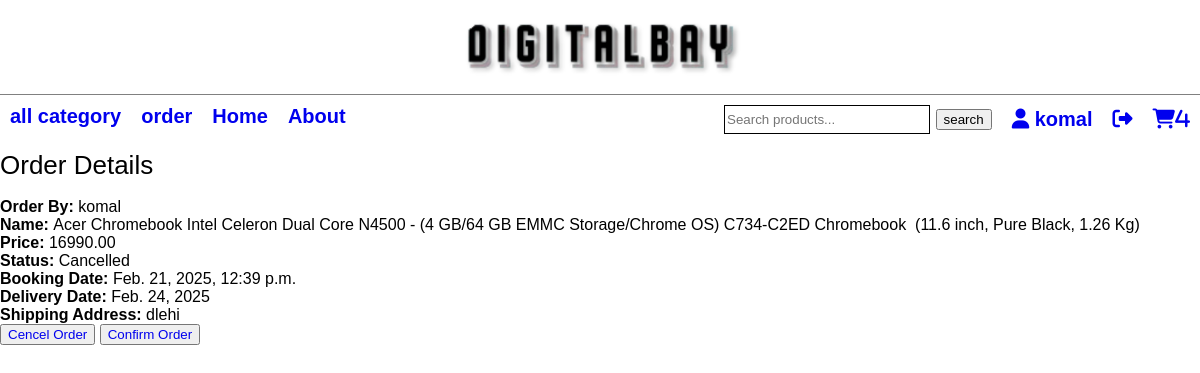
The page /order_detail/1/ (signed in) on the database its author committed.
### app/models.py (models this page shows)
class Order(models.Model):
    STATUS = [
    ('pending', 'pending'),
    ('confirmed', 'confirmed'),
    ('cancelled', 'cancelled'),
    ]
    user = models.ForeignKey(User, on_delete=models.CASCADE)
    product = models.CharField(max_length=50)
    price = models.DecimalField(max_digits=10, decimal_places=2)
    quantity = models.IntegerField()
    booking_date = models.DateTimeField(auto_now_add=True)
    delivery_date = models.DateField(default=get_delivery_date)
    status = models.CharField(max_length=10, choices=STATUS, default='Cancelled')
    shipping_address = models.TextField()

### app/views.py (the view)
# urls.py: path('order_detail/<int:id>/',order_detail),
@login_required(login_url='/userlogin')
def order_detail(request,id):
    try:
        profile = Profile.objects.get(user=request.user)
        if Profile.is_vendor:
            order = Order.objects.get(id=id)
    except Profile.DoesNotExist:
        return HttpResponseRedirect('/')
    return render(request, 'order_detail.html', {'order':order})

### app/context_processors.py (called while the page is built)
def cart_count(request):
    if request.user.is_authenticated:
        return {'cart_items_count': Cart.objects.filter(user=request.user).count()}
    return {'cart_items_count': 0}

### Template/order_detail.html (shortened to what this page needs)
{% include 'navbar.html' %}
{% load static %}
<!DOCTYPE html>
<html lang="en">
<head>
    <link rel="stylesheet" href="{% static 'home.css' %}">
</head>
<body>
    <div class="nav-margin">
        <h1>Order Details </h1>
        <div>
            <strong>Order By: </strong> {{ order.user }} <br>
            <strong>Name: </strong> {{ order.product }} <br>
            <strong>Price:</strong> {{ order.price }} <br>
            <strong>Status: </strong> {{ order.status }} <br>
            <strong>Booking Date: </strong> {{ order.booking_date }} <br>
            <strong>Delivery Date: </strong> {{ order.delivery_date }} <br>
            <strong>Shipping Address: </strong> {{ order.shipping_address }} <br>
            {% if user.profile.is_vendor == 0  %}
                <button><a href="/cancel_order/{{order.id}}">Cencel Order</a></button>
                <button><a href="/confirm_order/{{order.id}}">Confirm Order</a></button>
                {% endif %}
        </div>
    </div>
</body>
</html>

### Template/navbar.html (shortened to what this page needs)
{% load static %}
<!DOCTYPE html>
<html lang="en">
<head>
    <link rel="stylesheet" href="{% static 'home.css'%}">
    <link rel="stylesheet" href="https://cdnjs.cloudflare.com/ajax/libs/font-awesome/6.7.2/css/all.min.css" />
</head>
<body>
    <div class="nav-bar">
        <div class="t-nav">
            <div class="t-logo">
                <a href="/"><img src="{% static 'images/slogo.png' %}" /></a>
            </div>
        </div>
        <div class="b-nav flex justify-between">
            <div class="left-nav flex gap">
                <div class="l-item">
                    <a href="/">all category</a>
                </div>
                <div class="l-item">
                    <a href="/order_history/">order</a>
                </div>
                <div class="l-item">
                    <a href="/">Home</a>
                </div>
                <div class="l-item">
                    <a href="/">About</a>
                </div>
            </div>
            <div class="right-nav flex gap">
                <div class="r-item">
                    <form method="GET" action="/search">
                        <input class="search-bar" type="text" name="search" placeholder="Search products...">
                        <button type="submit">search</button>
                    </form>
                </div>
                <div class="r-item">
                    {% if user.is_authenticated %}
                    <a href="/userprofile">
                        <i class="fa-solid fa-user" title="{{user.username}}"></i>
                        {{user.username}}
                    </a>
                    {% else %}
                    <a href="/userlogin"> Login
                    <i class="fa-solid fa-user"></i></a>
                    {% endif %}
                </div>
                <div class="r-item">
                    <a href="/userlogout/">
                    <i class="fa-solid fa-right-from-bracket"></i></a>
                </div>
                <div class="r-item">
                    <a href="/show_cart/">
                        <i class="fa-solid fa-cart-shopping">{{ cart_items_count }}</i>
                    </a>
                </div>
            </div>
        </div>
    </div>
</body>
</html>

### app/static/home.css (style rules this page uses)
body { margin: 0; padding: 0; font-family: Arial, Helvetica, sans-serif; }
.nav-bar { overflow: hidden; background-color: white; position: fixed; top: 0; width: 100%; z-index: 1; }
.nav-margin { margin-top: 150px; }
.flex { display: flex; flex-wrap: wrap; }
.justify-between { justify-content:space-between; }
.t-logo { display: flex; justify-content: center; border-bottom: 1px solid grey; }
.t-logo img { height: 90px; }
.gap { gap: 20px; }
.b-nav { margin: 10px; }
.l-item { font-size: 20px; font-weight: bold; }
.r-item { font-size: 20px; font-weight: bold; align-content: center; }
a { text-decoration: none; }
.search-bar { width: 200px; height: 25px; border: 1px solid black; outline: none; }
h1 { font-size: 26px; font-weight: 100; }

### rows shown on the page
Order: user "komal", product "Acer Chromebook Intel Celeron Dual Core N4500 - (4 GB/64 GB EMMC Storage/Chrome OS) C734-C2ED Chromebook (11.6 inch, Pure Black, 1.26 Kg)", price "16990.00", status "Cancelled", booking_date "Feb. 21, 2025, 12:39 p.m.", delivery_date "Feb. 24, 2025", shipping_address "dlehi"

### other values the page prints
{{ user.username }} "komal"
{{ cart_items_count }} "4"
